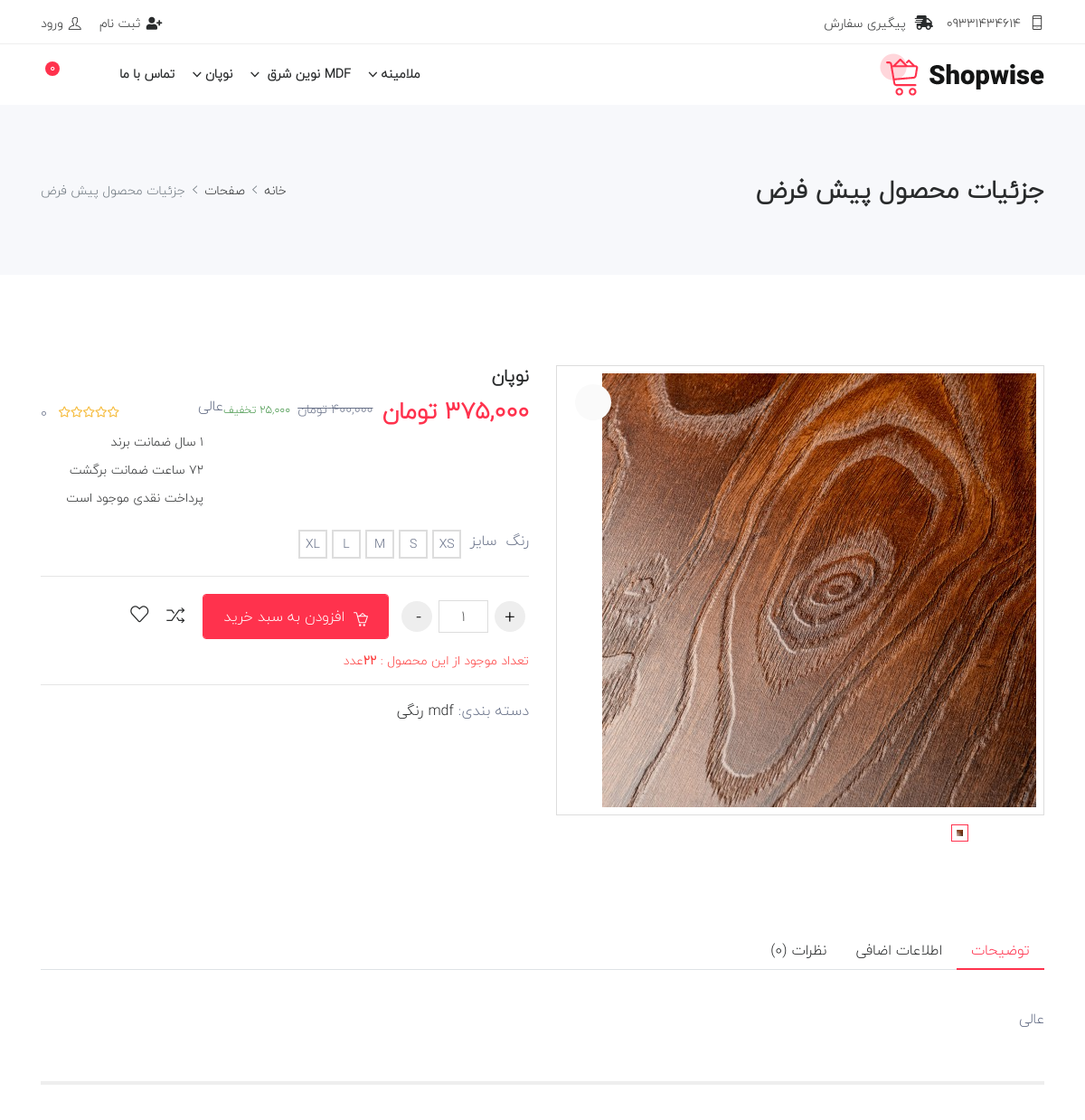
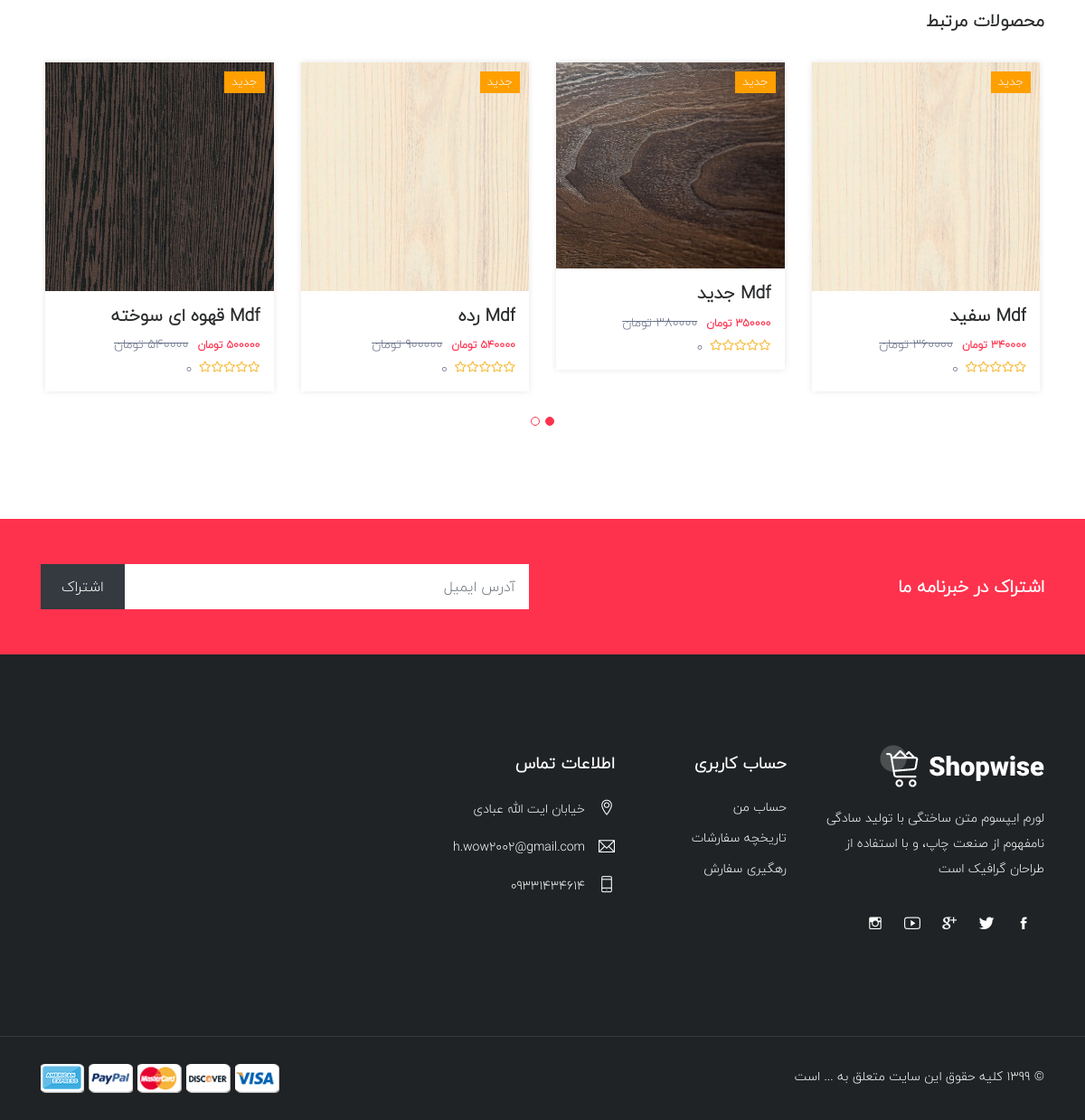
The page /shop-product-detail.php?id_pr=106 on the database its author committed (2 pictures, top to bottom).
### tables this page shows
CREATE TABLE IF NOT EXISTS `contact` (
  `id` int(11) NOT NULL AUTO_INCREMENT,
  `phone` varchar(1111) NOT NULL,
  `email` varchar(111) NOT NULL,
  `address` varchar(111) NOT NULL,
  PRIMARY KEY (`id`)
);

CREATE TABLE IF NOT EXISTS `cat` (
  `id` int(11) NOT NULL AUTO_INCREMENT,
  `name` varchar(111) NOT NULL,
  `subcat` int(250) NOT NULL,
  PRIMARY KEY (`id`)
);

CREATE TABLE IF NOT EXISTS `product` (
  `id` int(11) NOT NULL AUTO_INCREMENT,
  `name` varchar(111) NOT NULL,
  `price` int(111) NOT NULL,
  `discount` varchar(111) NOT NULL,
  `select` varchar(111) NOT NULL,
  `explanation_mini` text,
  `explanation_All` text,
  `images` varchar(111) NOT NULL,
  `date` varchar(222) NOT NULL,
  `count_product` int(11) NOT NULL,
  `Exclusive` int(11) DEFAULT NULL,
  PRIMARY KEY (`id`)
);

### shop-product-detail.php (the view, shortened to what the rows shown need)
<?php include "header-UserPanel.php";
include "connect.php";
?>
    <div class="breadcrumb_section bg_gray page-title-mini">
        <div class="container">
            <div class="row align-items-center">
                <div class="col-md-6">
                    <div class="page-title">
                        <h1>جزئیات محصول پیش فرض</h1>
                    </div>
                </div>
            </div>
        </div>
    </div>
    <div class="main_content">
        <?php
        if (isset($_GET["id_pr"])) {
            $sql = "select * from `product` where `id`= ?";
            $result = $connect->prepare($sql);
            $result->bindValue(1, $_GET["id_pr"]);
            $result->execute();
            $data = $result->fetch(PDO::FETCH_OBJ);
            $Last_Price = ($data->price) - ($data->discount);
        } else {
            header("location:index.php");
            die();
        }
        $sql3 = "select * from `cat` where id = ?";
        $result3 = $connect->prepare($sql3);
        $result3->bindValue(1, $data->select);
        $result3->execute();
        $data3 = $result3->fetch(PDO::FETCH_OBJ);
        ?>
        <div class="section">
            <div class="container">
                <div class="row">
                    <div class="col-lg-6 col-md-6 mb-4 mb-md-0">
                        <div class="product-image">
                            <div class="product_img_box">
                                <img id="product_img" src='admin/product/<?php echo $data->images ?>'
                                     data-zoom-image="admin/product/<?php echo $data->images ?>" alt="product_img1"/>
                                <a href="#" class="product_img_zoom" title="Zoom">
                                    <span class="linearicons-zoom-in"></span>
                                </a>
                            </div>
                            <div id="pr_item_gallery" class="product_gallery_item slick_slider" data-slides-to-show="4"
                                 data-slides-to-scroll="1" data-infinite="false">
                                <div class="item">
                                    <a href="#" class="product_gallery_item active"
                                       data-image="admin/product/<?php echo $data->images ?>"
                                       data-zoom-image="admin/product/<?php echo $data->images ?>">
                                        <img src="admin/product/<?php echo $data->images ?>" alt="product_small_img1"/>
                                    </a>
                                </div>
                            </div>
                        </div>
                    </div>
                    <div class="col-lg-6 col-md-6">
                        <div class="pr_detail">
                            <div class="product_description">
                                <h4 class="product_title"><a href="#"><?php echo $data->name ?></a></h4>
                                <div class="product_price">
                                    <span class="price"><?php echo number_format($Last_Price) ?> تومان</span>
                                    <del><?php echo number_format($data->price) ?> تومان</del>
                                    <div class="on_sale">
                                        <span><?php echo number_format($data->discount) ?> تخفیف</span>
                                    </div>
                                </div>
                                <div class="group_flex">
                                    <div class="pr_desc">
                                        <p><?php echo $data->explanation_mini ?></p>
                                    </div>
                                </div>
                            </div>
                            <div class="count_product">تعداد موجود از این محصول :
                                <b><?php echo $data->count_product ?></b>عدد
                            </div>
                            <ul class="product-meta">
                                <li>دسته بندی: <a href="#"><?php echo $data3->name ?></a></li>
                            </ul>
                        </div>
                    </div>
                </div>
                <div class="row">
                    <div class="col-12">
                        <div class="tab-style3">
                            <div class="tab-content shop_info_tab">
                                <div class="tab-pane fade show active" id="Description" role="tabpanel"
                                     aria-labelledby="Description-tab">
                                    <p><?php echo $data->explanation_All ?></p>
                                </div>
                            </div>
                        </div>
                    </div>
                </div>
                <div class="row">
                    <div class="col-12">
                        <div class="releted_product_slider carousel_slider owl-carousel owl-theme" data-margin="20"
                             data-responsive='{"0":{"items": "1"}, "481":{"items": "2"}, "768":{"items": "3"}, "1199":{"items": "4"}}'>
                            <?php
                            $sql4 = "select * from `product` where `select` = ? AND `id` != ?";
                            $result4 = $connect->prepare($sql4);
                            $result4->bindValue(1, $data->select);
                            $result4->bindValue(2, $data->id);
                            $result4->execute();
                            $rows4 = $result4->fetchAll(PDO::FETCH_ASSOC);
                            foreach ($rows4 as $row4) {
                                $Last_Price = $row4["price"] + $row4["discount"];
                                $sql6 = "SELECT * FROM `vote` where id_product = ? AND `state` = 1 ";
                                $result6 = $connect->prepare($sql6);
                                $result6->bindValue(1, $row4["id"]);
                                $result6->execute();
                                $count_vote = $result6->rowCount();
                                echo '
                            <div class="item">
                            <div class="product">
                                <span class="pr_flash">جدید</span>
                                <div class="product_img">
                                    <a href="shop-product-detail.html">
                                        <img src="admin/product/' . $row4["images"] . '" alt="product_img3">
                                    </a>
                                    <div class="product_action_box">
                                        <ul class="list_none pr_action_btn">
                                            <li><a href="shop-product-detail.php?id_pr=' . $row4["id"] . '"><i class="fas fa-expand"></i></a></li>
                                        </ul>
                                    </div>
                                </div>
                                <div class="product_info">
                                    <h6 class="product_title"><a href="shop-product-detail.php?id_pr=' . $row4["id"] . '">' . $row4["name"] . '</a></h6>
                                    <div class="product_price">
                                        <span class="price">' . $row4["price"] . ' تومان</span>
                                        <del>' . $Last_Price . ' تومان</del>
                                    </div>
                                    <div class="rating_wrap">
                                        <div class="rating">
                                ';
                                echo '
                                        </div>
                                        <span class="rating_num">' . $count_vote . '</span>
                                    </div>
                                    <div class="pr_desc">
                                        <p>' . $row4["explanation_mini"] . '</p>
                                    </div>
                                </div>
                            </div>
                        </div>
                            ';
                            }
                            ?>
                        </div>
                    </div>
                </div>
            </div>
        </div>
    </div>
<?php include "footer-UserPanel.php"; ?>

### header-UserPanel.php (shortened to what the rows shown need)
<?php
include "connect.php";
?>
<!DOCTYPE html>
<php lang="en">
<head>
    <link rel="stylesheet" href="assets/css/animate.css">
    <link rel="stylesheet" href="assets/bootstrap/css/bootstrap.min.css">
    <link rel="stylesheet" href="assets/css/all.min.css">
    <link rel="stylesheet" href="assets/css/ionicons.min.css">
    <link rel="stylesheet" href="assets/css/themify-icons.css">
    <link rel="stylesheet" href="assets/css/linearicons.css">
    <link rel="stylesheet" href="assets/css/flaticon.css">
    <link rel="stylesheet" href="assets/css/simple-line-icons.css">
    <link rel="stylesheet" href="assets/owlcarousel/css/owl.carousel.min.css">
    <link rel="stylesheet" href="assets/owlcarousel/css/owl.theme.css">
    <link rel="stylesheet" href="assets/owlcarousel/css/owl.theme.default.min.css">
    <link rel="stylesheet" href="assets/css/magnific-popup.css">
    <link rel="stylesheet" href="assets/css/jquery-ui.css">
    <link rel="stylesheet" href="assets/css/slick.css">
    <link rel="stylesheet" href="assets/css/slick-theme.css">
    <link rel="stylesheet" href="assets/css/style.css">
    <link rel="stylesheet" href="assets/css/responsive.css">
    <link rel="stylesheet" href="assets/css/rtl-style.css">
</head>
<body dir="rtl">
<header class="header_wrap fixed-top header_with_topbar">
    <div class="top-header">
        <div class="container">
            <div class="row align-items-center">
                <div class="col-md-6">
                    <div class="d-flex align-items-center justify-content-center justify-content-md-start">
                        <?php
                        $sql0="SELECT * FROM `contact`";
                        $result0=$connect->query($sql0);
                        $data0=$result0->fetch(PDO::FETCH_OBJ);
                        ?>
                        <ul class="contact_detail text-center text-lg-left">
                            <li><i class="ti-mobile"></i><span><?php echo $data0->phone ?></span></li>
                        </ul>
                    </div>
                </div>
            </div>
        </div>
    </div>
    <div class="bottom_header dark_skin main_menu_uppercase">
        <div class="container">
            <nav class="navbar navbar-expand-lg">
                <div class="collapse navbar-collapse justify-content-end" id="navbarSupportedContent">
                    <ul class="navbar-nav">
                    <?php
                    $sql="select * from `cat` where `subcat` = 0";
                    $result=$connect->query($sql);
                    $rows=$result->fetchAll(PDO::FETCH_ASSOC);
                    foreach ($rows as $row)
                    {
                        echo '
                          <li class="dropdown">
                            <a data-time='.$row["id"].' class="dropdown-toggle nav-link" href="#" data-toggle="dropdown">'.$row["name"].'</a>
                            <div class="dropdown-menu">
                          <ul>
                        ';
                    echo '
                        </ul>
                            </div>
                        </li>
                    ';
                    }
                        ?>
                    </ul>
                </div>
            </nav>
        </div>
    </div>
</header>

### footer-UserPanel.php (shortened to what the rows shown need)
<footer class="footer_dark">
    <div class="footer_top">
        <div class="container">
            <div class="row">
                <?php
                include "connect.php";
                $sql="select * from `contact`";
                $result=$connect->query($sql);
                $data=$result->fetch(PDO::FETCH_OBJ);
                ?>
                <div class="col-lg-3 col-md-4 col-sm-6">
                    <div class="widget">
                        <ul class="contact_info contact_info_light">
                            <li>
                                <i class="ti-location-pin"></i>
                                <p><?php if ($data == null){echo '';}else{echo $data->address;} ?></p>
                            </li>
                            <li>
                                <i class="ti-email"></i>
                                <a href="mailto:<?php if ($data == null){echo '';}else{echo $data->email;} ?>"><?php if ($data == null){echo '';}else{echo $data->email;} ?></a>
                            </li>
                            <li>
                                <i class="ti-mobile"></i>
                                <p><?php if ($data == null){echo '';}else{echo $data->phone;} ?></p>
                            </li>
                        </ul>
                    </div>
                </div>
            </div>
        </div>
    </div>
</footer>
</body>
</php>

### rows shown on the page
contact: phone "09331434614", address "خیابان ایت الله عبادی", email "h.wow2002@gmail.com"
cat: name "ملامینه"
cat: name "MDF نوین شرق"
cat: name "نوپان"
product: images (picture), name "نوپان", Last_Price "375,000", price "400,000", explanation_mini "عالی", count_product "22", explanation_All "عالی"
cat: name "mdf رنگی"
product: name "Mdf سفید", Last_Price "360000", count_vote "0"
product: name "Mdf جدید", price "350000", Last_Price "380000", count_vote "0"
product: name "Mdf رده", price "540000", Last_Price "900000", count_vote "0"
product: name "Mdf قهوه ای سوخته", price "500000", Last_Price "540000", count_vote "0"

### other values the page prints
$count_vote66 "0"
$count "0"
